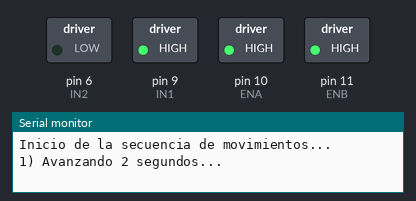
Simulated run of this sketch. Board: Arduino Uno, built with avr-gcc and run on an emulated ATmega328P. Parts: switched loads named in the sketch (green lamp = pin HIGH), the last lines printed to the serial monitor. At 7.0 s the program stops and its outputs stay as they are.

Above: at 0.1 s.
At 3.1 s:
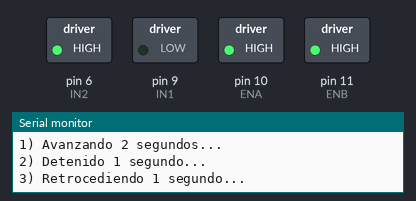
At 4.1 s:
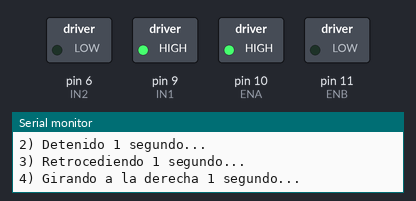
At 7.1 s:
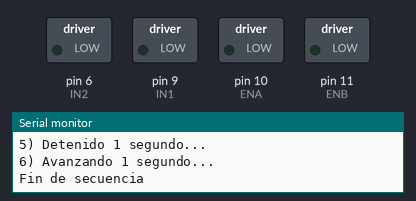
Timing chart, 0 to 8.5 s (numbered marks = the images above):
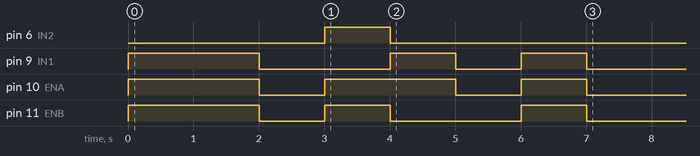

The sketch:

Motores.ino
```cpp
int ENA = 10;  // Habilita motor A (izquierdo)
int IN1 = 9;   // Dirección motor A
int IN2 = 6;   // Dirección motor A
int ENB = 11;  // Habilita motor B (derecho)
int IN3 = 10;  // Dirección motor B
int IN4 = 11;  // Dirección motor B

void setup() {
  Serial.begin(9600);
  pinMode(ENA, OUTPUT);
  pinMode(ENB, OUTPUT);
  pinMode(IN1, OUTPUT);
  pinMode(IN2, OUTPUT);
  pinMode(IN3, OUTPUT);
  pinMode(IN4, OUTPUT);

  Serial.println("Inicio de la secuencia de movimientos...");
}

void loop() {
  // 1) Avanzar 2s
  Serial.println("1) Avanzando 2 segundos...");
  digitalWrite(IN1, HIGH); digitalWrite(IN2, LOW);   // Motor izquierdo avanza
  digitalWrite(IN3, HIGH); digitalWrite(IN4, LOW);   // Motor derecho avanza
  analogWrite(ENA, 255); analogWrite(ENB, 255);
  delay(2000);

  // 2) Detener 1s
  Serial.println("2) Detenido 1 segundo...");
  detenerMotores();
  delay(1000);

  // 3) Retroceder 1s
  Serial.println("3) Retrocediendo 1 segundo...");
  digitalWrite(IN1, LOW); digitalWrite(IN2, HIGH);
  digitalWrite(IN3, LOW); digitalWrite(IN4, HIGH);
  analogWrite(ENA, 255); analogWrite(ENB, 255);
  delay(1000);

  // 4) Girar a la derecha 1s
  Serial.println("4) Girando a la derecha 1 segundo...");
  digitalWrite(IN1, HIGH); digitalWrite(IN2, LOW);   // Solo motor izquierdo avanza
  digitalWrite(IN3, LOW);  digitalWrite(IN4, LOW);   // Motor derecho detenido
  analogWrite(ENA, 255); analogWrite(ENB, 0);
  delay(1000);

  // 5) Detener 1s
  Serial.println("5) Detenido 1 segundo...");
  detenerMotores();
  delay(1000);

  // 6) Avanzar 1s
  Serial.println("6) Avanzando 1 segundo...");
  digitalWrite(IN1, HIGH); digitalWrite(IN2, LOW);
  digitalWrite(IN3, HIGH); digitalWrite(IN4, LOW);
  analogWrite(ENA, 255); analogWrite(ENB, 255);
  delay(1000);

  detenerMotores();
  Serial.println("Fin de secuencia");
  while(true); // Detener ejecución
}

void detenerMotores() {
  digitalWrite(IN1, LOW);
  digitalWrite(IN2, LOW);
  digitalWrite(IN3, LOW);
  digitalWrite(IN4, LOW);
  analogWrite(ENA, 0);
  analogWrite(ENB, 0);
}
```

Measured:
- by itself, pin 6 (IN2): LOW → HIGH at 3.0 s, → LOW 1.0 s later
- by itself, pin 9 (IN1): goes HIGH 2.0 s, LOW 2.0 s, HIGH 1.0 s, LOW 1.0 s, HIGH 1.0 s, then LOW
- by itself, pin 10 (ENA): goes HIGH 2.0 s, LOW 1.0 s, HIGH 2.0 s, LOW 1.0 s, HIGH 1.0 s, then LOW
- by itself, pin 11 (ENB): goes HIGH 2.0 s, LOW 1.0 s, HIGH 1.0 s, LOW 2.0 s, HIGH 1.0 s, then LOW
